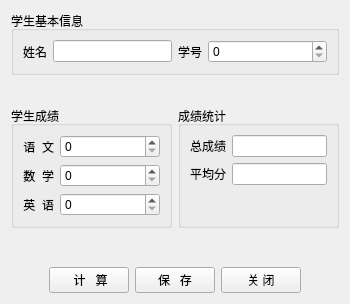
<?xml version="1.0" encoding="UTF-8"?>
<ui version="4.0">
 <class>Form</class>
 <widget class="QWidget" name="Form">
  <property name="geometry">
   <rect>
    <x>0</x>
    <y>0</y>
    <width>350</width>
    <height>304</height>
   </rect>
  </property>
  <property name="windowTitle">
   <string>Form</string>
  </property>
  <layout class="QVBoxLayout" name="verticalLayout">
   <item>
    <widget class="QGroupBox" name="groupBox_3">
     <property name="title">
      <string>学生基本信息</string>
     </property>
     <layout class="QHBoxLayout" name="horizontalLayout" stretch="0,1,0,1">
      <item>
       <widget class="QLabel" name="label_6">
        <property name="text">
         <string>姓名</string>
        </property>
       </widget>
      </item>
      <item>
       <widget class="QLineEdit" name="name"/>
      </item>
      <item>
       <widget class="QLabel" name="label_7">
        <property name="text">
         <string>学号</string>
        </property>
       </widget>
      </item>
      <item>
       <widget class="QSpinBox" name="number">
        <property name="maximum">
         <number>10000</number>
        </property>
       </widget>
      </item>
     </layout>
    </widget>
   </item>
   <item>
    <spacer name="verticalSpacer">
     <property name="orientation">
      <enum>Qt::Vertical</enum>
     </property>
     <property name="sizeHint" stdset="0">
      <size>
       <width>20</width>
       <height>33</height>
      </size>
     </property>
    </spacer>
   </item>
   <item>
    <layout class="QHBoxLayout" name="horizontalLayout_2" stretch="1,1">
     <item>
      <widget class="QGroupBox" name="groupBox">
       <property name="title">
        <string>学生成绩</string>
       </property>
       <layout class="QFormLayout" name="formLayout">
        <item row="0" column="0">
         <widget class="QLabel" name="label">
          <property name="text">
           <string>语  文</string>
          </property>
          <property name="alignment">
           <set>Qt::AlignRight|Qt::AlignTrailing|Qt::AlignVCenter</set>
          </property>
         </widget>
        </item>
        <item row="0" column="1">
         <widget class="QSpinBox" name="chinese"/>
        </item>
        <item row="1" column="0">
         <widget class="QLabel" name="label_2">
          <property name="text">
           <string>数  学</string>
          </property>
          <property name="alignment">
           <set>Qt::AlignRight|Qt::AlignTrailing|Qt::AlignVCenter</set>
          </property>
         </widget>
        </item>
        <item row="1" column="1">
         <widget class="QSpinBox" name="math"/>
        </item>
        <item row="2" column="0">
         <widget class="QLabel" name="label_3">
          <property name="text">
           <string>英  语</string>
          </property>
          <property name="alignment">
           <set>Qt::AlignRight|Qt::AlignTrailing|Qt::AlignVCenter</set>
          </property>
         </widget>
        </item>
        <item row="2" column="1">
         <widget class="QSpinBox" name="english"/>
        </item>
       </layout>
      </widget>
     </item>
     <item>
      <widget class="QGroupBox" name="groupBox_2">
       <property name="title">
        <string>成绩统计</string>
       </property>
       <layout class="QFormLayout" name="formLayout_2">
        <item row="0" column="0">
         <widget class="QLabel" name="label_4">
          <property name="text">
           <string>总成绩</string>
          </property>
          <property name="alignment">
           <set>Qt::AlignRight|Qt::AlignTrailing|Qt::AlignVCenter</set>
          </property>
         </widget>
        </item>
        <item row="0" column="1">
         <widget class="QLineEdit" name="total">
          <property name="readOnly">
           <bool>true</bool>
          </property>
         </widget>
        </item>
        <item row="1" column="0">
         <widget class="QLabel" name="label_5">
          <property name="text">
           <string>平均分</string>
          </property>
          <property name="alignment">
           <set>Qt::AlignRight|Qt::AlignTrailing|Qt::AlignVCenter</set>
          </property>
         </widget>
        </item>
        <item row="1" column="1">
         <widget class="QLineEdit" name="average">
          <property name="readOnly">
           <bool>true</bool>
          </property>
         </widget>
        </item>
       </layout>
      </widget>
     </item>
    </layout>
   </item>
   <item>
    <spacer name="verticalSpacer_2">
     <property name="orientation">
      <enum>Qt::Vertical</enum>
     </property>
     <property name="sizeHint" stdset="0">
      <size>
       <width>20</width>
       <height>40</height>
      </size>
     </property>
    </spacer>
   </item>
   <item>
    <layout class="QHBoxLayout" name="horizontalLayout_3">
     <item>
      <spacer name="horizontalSpacer">
       <property name="orientation">
        <enum>Qt::Horizontal</enum>
       </property>
       <property name="sizeHint" stdset="0">
        <size>
         <width>40</width>
         <height>20</height>
        </size>
       </property>
      </spacer>
     </item>
     <item>
      <widget class="QPushButton" name="btnCalculate">
       <property name="text">
        <string> 计   算</string>
       </property>
      </widget>
     </item>
     <item>
      <widget class="QPushButton" name="btnSave">
       <property name="text">
        <string>保   存</string>
       </property>
      </widget>
     </item>
     <item>
      <widget class="QPushButton" name="btnClose">
       <property name="text">
        <string>关 闭</string>
       </property>
      </widget>
     </item>
     <item>
      <spacer name="horizontalSpacer_2">
       <property name="orientation">
        <enum>Qt::Horizontal</enum>
       </property>
       <property name="sizeHint" stdset="0">
        <size>
         <width>40</width>
         <height>20</height>
        </size>
       </property>
      </spacer>
     </item>
    </layout>
   </item>
  </layout>
 </widget>
 <resources/>
 <connections>
  <connection>
   <sender>btnClose</sender>
   <signal>clicked()</signal>
   <receiver>Form</receiver>
   <slot>close()</slot>
   <hints>
    <hint type="sourcelabel">
     <x>347</x>
     <y>251</y>
    </hint>
    <hint type="destinationlabel">
     <x>226</x>
     <y>145</y>
    </hint>
   </hints>
  </connection>
 </connections>
</ui>
